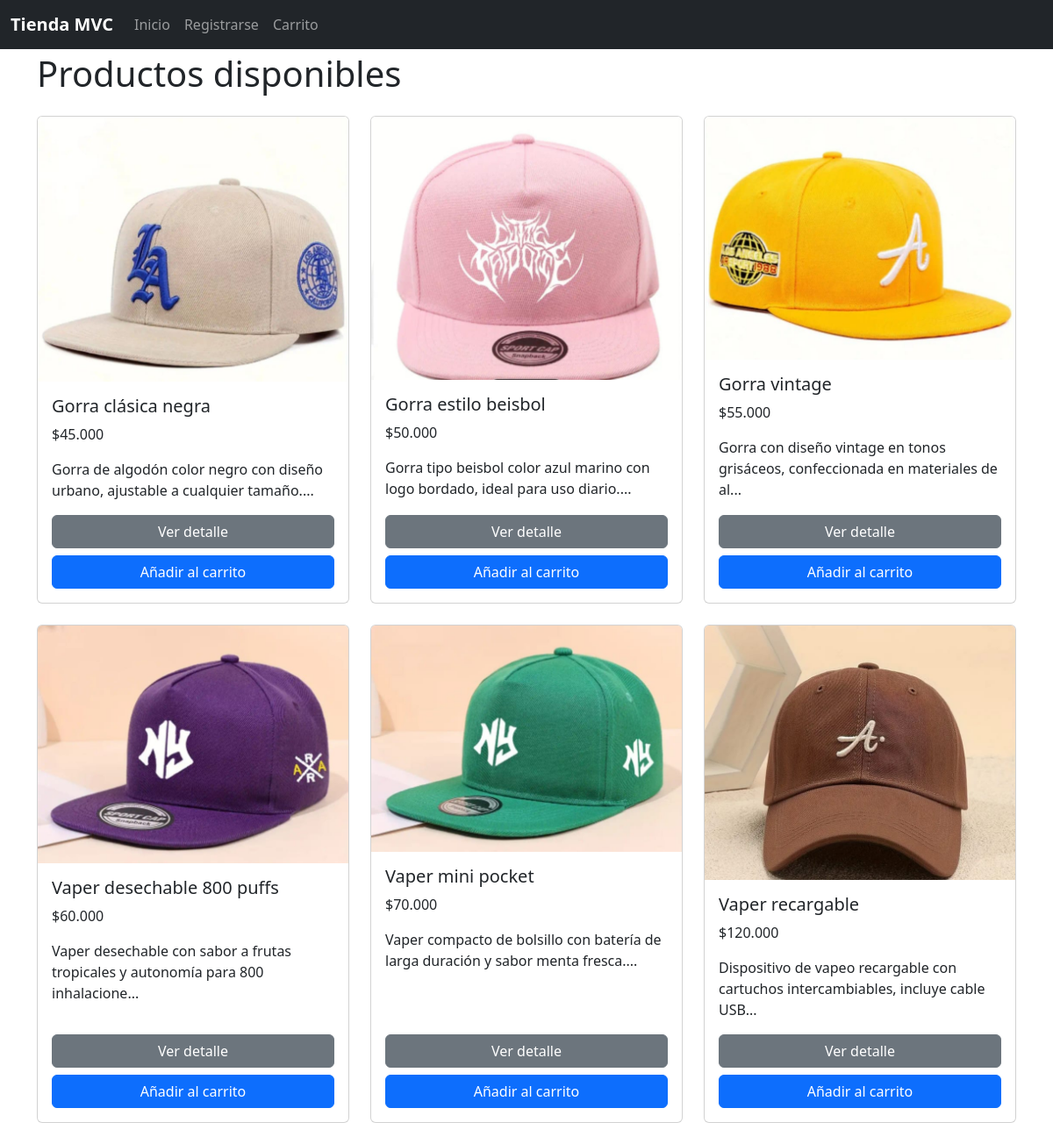
The page /public/index.php on the database its author committed.
### tables this page shows
CREATE TABLE IF NOT EXISTS products (
    id INT AUTO_INCREMENT PRIMARY KEY,
    nombre VARCHAR(150) NOT NULL,
    descripcion TEXT NOT NULL,
    precio DECIMAL(10,2) NOT NULL,
    imagen VARCHAR(100) NOT NULL,
    stock INT NOT NULL DEFAULT 0
);

### app/controllers/ProductController.php (called while the page is built, shortened)
<?php
require_once __DIR__ . '/../models/Product.php';
class ProductController
{
    public function index(): void
    {
        $productModel = new Product();
        $products = $productModel->all();
        include __DIR__ . '/../views/products.php';
    }
}

### public/index.php (called while the page is built, shortened)
<?php
require_once __DIR__ . '/../app/controllers/ProductController.php';
$controller = new ProductController();
$controller->index();

### app/Database.php (called while the page is built)
<?php
class Database
{
    private static $instance = null;
    private $conn;
    private function __construct()
    {
        $host = DB_HOST;
        $dbname = DB_NAME;
        $user = DB_USER;
        $pass = DB_PASS;
        $charset = 'utf8mb4';
        $dsn = "mysql:host={$host};dbname={$dbname};charset={$charset}";
        try {
            $this->conn = new PDO($dsn, $user, $pass);
            $this->conn->setAttribute(PDO::ATTR_ERRMODE, PDO::ERRMODE_EXCEPTION);
        } catch (PDOException $e) {
            die('Error de conexión a la base de datos: ' . $e->getMessage());
        }
    }
    public static function getInstance(): Database
    {
        if (self::$instance === null) {
            self::$instance = new self();
        }
        return self::$instance;
    }
    public function getConnection(): PDO
    {
        return $this->conn;
    }
}

### app/models/Product.php (called while the page is built, shortened)
<?php
require_once __DIR__ . '/../Database.php';
class Product
{
    private $db;
    public function __construct()
    {
        $this->db = Database::getInstance()->getConnection();
    }
    public function all(): array
    {
        $stmt = $this->db->query('SELECT * FROM products WHERE stock > 0 ORDER BY nombre ASC');
        return $stmt->fetchAll(PDO::FETCH_ASSOC);
    }
}

### app/views/products.php (the view)
<?php require __DIR__ . '/header.php'; ?>
<main class="container">
    <h1 class="mb-4">Productos disponibles</h1>
    <?php if (empty($products)): ?>
        <p>No hay productos disponibles en este momento.</p>
    <?php else: ?>
        <div class="row">
            <?php foreach ($products as $product): ?>
                <div class="col-md-4 mb-4">
                    <div class="card h-100">
                        <img src="<?php echo BASE_URL . 'images/' . htmlspecialchars($product['imagen']); ?>" class="card-img-top" alt="<?php echo htmlspecialchars($product['nombre']); ?>">
                        <div class="card-body d-flex flex-column">
                            <h5 class="card-title"><?php echo htmlspecialchars($product['nombre']); ?></h5>
                            <p class="card-text">$<?php echo number_format($product['precio'], 0, ',', '.'); ?></p>
                            <p class="card-text flex-grow-1">
                                <?php echo nl2br(htmlspecialchars(substr($product['descripcion'], 0, 80))); ?>...
                            </p>
                            <div class="mt-auto">
                                <a href="<?php echo BASE_URL . 'product.php?id=' . $product['id']; ?>" class="btn btn-secondary w-100 mb-2">Ver detalle</a>
                                <a href="<?php echo BASE_URL . 'add_to_cart.php?id=' . $product['id']; ?>" class="btn btn-primary w-100">Añadir al carrito</a>
                            </div>
                        </div>
                    </div>
                </div>
            <?php endforeach; ?>
        </div>
    <?php endif; ?>
</main>
<?php require __DIR__ . '/footer.php'; ?>

### app/views/header.php (shortened to what this page needs)
<!DOCTYPE html>
<html lang="es">
<head>
    <link href="https://cdn.jsdelivr.net/npm/bootstrap@5.3.0/dist/css/bootstrap.min.css" rel="stylesheet">
</head>
<body>
    <nav class="navbar navbar-expand-lg navbar-dark bg-dark fixed-top">
        <div class="container-fluid">
            <a class="navbar-brand" href="<?php echo BASE_URL; ?>">Tienda MVC</a>
            <div class="collapse navbar-collapse" id="navbarNav">
                <ul class="navbar-nav me-auto mb-2 mb-lg-0">
                    <li class="nav-item">
                        <a class="nav-link" href="<?php echo BASE_URL; ?>">Inicio</a>
                    </li>
                    <li class="nav-item">
                        <a class="nav-link" href="<?php echo BASE_URL; ?>register.php">Registrarse</a>
                    </li>
                    <li class="nav-item">
                        <a class="nav-link" href="<?php echo BASE_URL; ?>cart.php">Carrito
                        </a>
                    </li>
                </ul>
            </div>
        </div>
    </nav>

### app/views/footer.php (shortened to what this page needs)
</body>
</html>

### app/views/header.php (style rules this page uses)
body { padding-top: 60px; }
.navbar-brand { font-weight: bold; }

### rows shown on the page
products: imagen (picture), nombre "Gorra clásica negra", precio "45.000", descripcion "Gorra de algodón color negro con diseño urbano, ajustable a cualquier tamaño."
products: imagen (picture), nombre "Gorra estilo beisbol", precio "50.000", descripcion "Gorra tipo beisbol color azul marino con logo bordado, ideal para uso diario."
products: imagen (picture), nombre "Gorra vintage", precio "55.000", descripcion "Gorra con diseño vintage en tonos grisáceos, confeccionada en materiales de al"
products: imagen (picture), nombre "Vaper desechable 800 puffs", precio "60.000", descripcion "Vaper desechable con sabor a frutas tropicales y autonomía para 800 inhalacione"
products: imagen (picture), nombre "Vaper mini pocket", precio "70.000", descripcion "Vaper compacto de bolsillo con batería de larga duración y sabor menta fresca."
products: imagen (picture), nombre "Vaper recargable", precio "120.000", descripcion "Dispositivo de vapeo recargable con cartuchos intercambiables, incluye cable USB"
